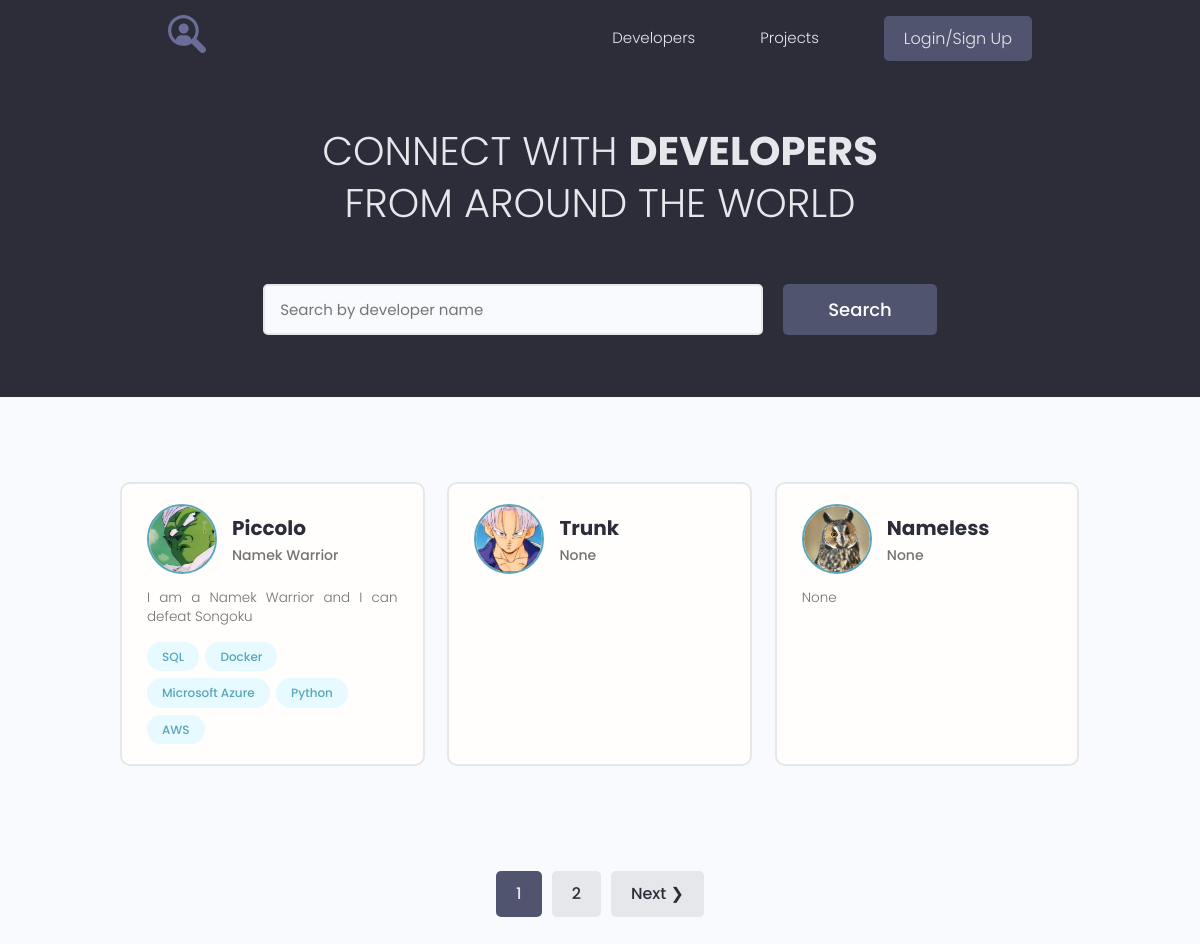
The app's page /, older data.
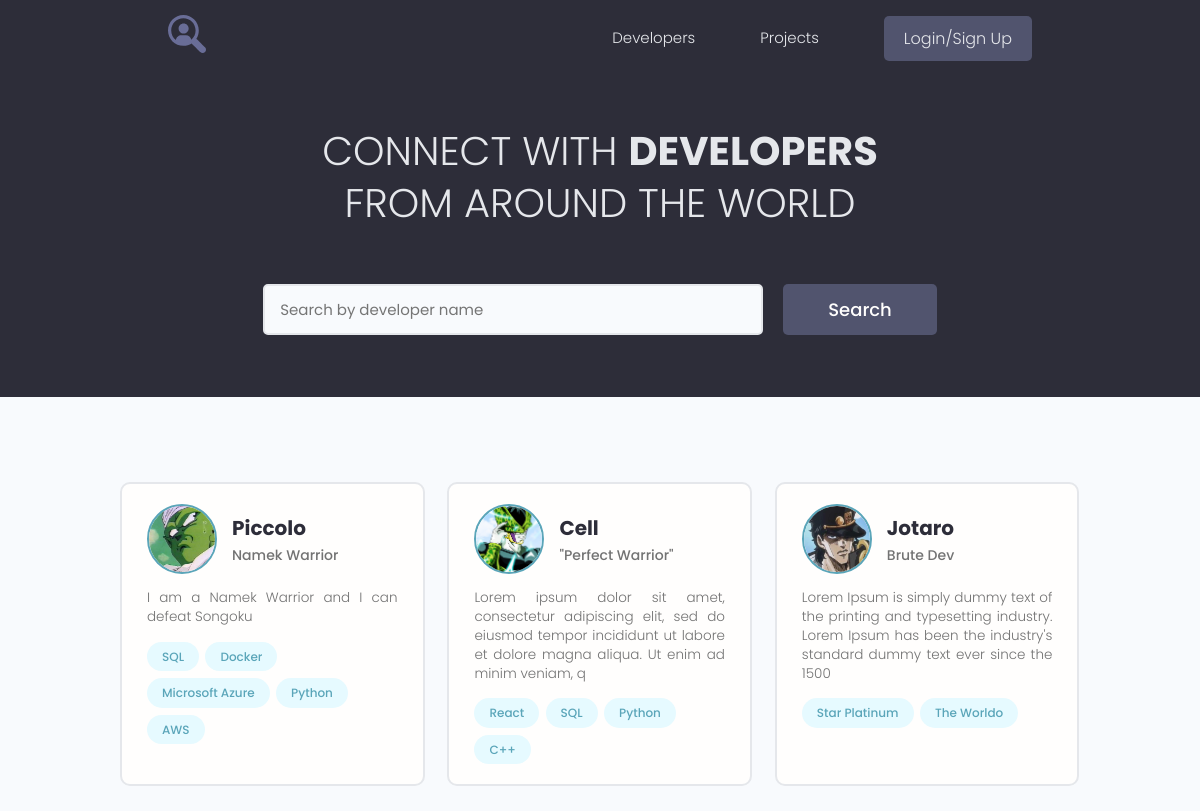
The same page, newer data.
### users/models.py (models this page shows, shortened)
class Profile(models.Model):
    user = models.OneToOneField(
        User, on_delete=models.CASCADE, null=True, blank=True)
    name = models.CharField(max_length=200, blank=True, null=True)
    email = models.EmailField(max_length=500, blank=True, null=True)
    username = models.CharField(max_length=200, blank=True, null=True)
    location = models.CharField(max_length=200, blank=True, null=True)
    short_intro = models.CharField(max_length=200, blank=True, null=True)
    bio = models.TextField(blank=True, null=True)
    profile_image = models.ImageField(
        null=True, blank=True, upload_to='profiles/', default='profiles/default-avatar.jpg')
    social_github = models.CharField(max_length=200, blank=True, null=True)
    social_stackoverflow = models.CharField(max_length=200, blank=True, null=True)
    social_twitter = models.CharField(max_length=200, blank=True, null=True)
    social_linkedin = models.CharField(max_length=200, blank=True, null=True)
    social_youtube = models.CharField(max_length=200, blank=True, null=True)
    social_website = models.CharField(max_length=200, blank=True, null=True)
    created = models.DateTimeField(auto_now_add=True)
    id = models.UUIDField(default=uuid.uuid4, unique=True,
                          primary_key=True, editable=False)

class Skill(models.Model):
    owner = models.ForeignKey(
        Profile, on_delete=models.CASCADE, null=True, blank=True)
    name = models.CharField(max_length=200, blank=True, null=True)
    description = models.TextField(blank=True, null=True)
    created = models.DateTimeField(auto_now_add=True)
    id = models.UUIDField(default=uuid.uuid4, unique=True,
                          primary_key=True, editable=False)
    def __str__(self):
        return str(self.name)

### users/views.py (the view)
# urls.py: path('', views.profiles, name="profiles"),
def profiles(request):
    profiles, search_query = searchProjects(request)
    custom_range, profiles = paginateProfiles(request, profiles, 3)
    context = {'profiles': profiles,
               'search_query': search_query,
               'custom_range': custom_range}
    return render(request, 'users/profiles.html', context)

### users/utils.py (called while the page is built)
def paginateProfiles(request, profile_objects, results):
    page = request.GET.get('page')
    paginator = Paginator(profile_objects, results)
    try:
        profiles = paginator.page(page)
    except PageNotAnInteger:
        page = 1
        profiles = paginator.page(page)
    except EmptyPage:
        page = paginator.num_pages
        profiles = paginator.page(page)
    leftIndex = (int(page) - 1)
    if leftIndex < 1:
        leftIndex = 1
    rightIndex = (int(page) + 2)
    if rightIndex > paginator.num_pages:
        rightIndex = paginator.num_pages + 1
    custom_range = range(leftIndex, rightIndex)
    return custom_range, profiles

def searchProjects(request):
    search_query = ''
    if request.GET.get('search_query'):
        search_query = request.GET.get('search_query')
        print('SEARCH:', search_query)
    skills = Skill.objects.filter(name__icontains=search_query)
    profiles_obj = Profile.objects.distinct().filter(
        Q(name__icontains=search_query) |
        Q(short_intro__icontains=search_query) |
        Q(skill__in=skills)
    )
    return profiles_obj, search_query

### users/templates/users/profiles.html (shortened to what this page needs)
<!DOCTYPE html>
{% extends 'main.html' %}
{% load static %}
{% block content %}
  <main class="home">
    <section class="hero-section text-center">
      <div class="container container--narrow">
        <div class="hero-section__box">
          <h2>CONNECT WITH <span>DEVELOPERS</span></h2>
          <h2>FROM AROUND THE WORLD</h2>
        </div>
        <div class="hero-section__search">
          <form id="searchForm" class="form" action="{% url 'profiles' %}" method="get">
            <div class="form__field">
              <input class="input input--text" id="formInput#search" type="text" name="search_query"
                value="{{search_query}}" placeholder="Search by developer name" />
            </div>
            <input class="btn btn--sub btn--lg" type="submit" value="Search" />
          </form>
        </div>
      </div>
    </section>
    <section class="devlist">
      <div class="container">
        <div class="grid grid--three">
        {% for profile in profiles %}
          <div class="column card">
            <div class="dev">
              <a href="{% url 'user-profile' profile.id %}" class="card__body">
                <div class="dev__profile">
                  <img class="avatar avatar--md" src="{{ profile.profile_image.url }}" alt="image" />
                  <div class="dev__meta">
                    <h3>{{ profile.name }}</h3>
                    <h5>{{ profile.short_intro|slice:"60" }}</h5>
                  </div>
                </div>
                <p class="dev__info">
                  {{ profile.bio|slice:"150" }}
                </p>
                <div class="dev__skills">
                  {% for skill in profile.skill_set.all|slice:"5" %}
                  <span class="tag tag--pill tag--main">
                    <small>{{ skill }}</small>
                  </span>
                  {% endfor %}
                </div>
              </a>
            </div>
          </div>
        {% endfor %}
        </div>
      </div>
    </section>
  </main>
  {% include 'pagination.html' with queryset=profiles custom_range=custom_range %}
{% endblock content %}

Row changes from the older to the newer data that the page shows:
removed Profile: profile_image (picture), name "Trunk", short_intro "None"
removed Profile: profile_image (placeholder picture), name "Nameless", short_intro "None", bio "None"
now on this page (row unchanged): Profile: profile_image (picture), name "Cell", short_intro "\"Perfect Warrior\"", bio "Lorem ipsum dolor sit amet, consectetur adipiscing elit, sed do eiusmod tempor incididunt ut labore et dolore magna aliqua. Ut enim ad minim veniam, q"
now on this page (row unchanged): Skill: name "React", shown under "Cell"
now on this page (row unchanged): Skill: name "SQL", shown under "Cell"
now on this page (row unchanged): Skill: name "Python", shown under "Cell"
now on this page (row unchanged): Skill: name "C++", shown under "Cell"
added Profile: profile_image (picture), name "Jotaro", short_intro "Brute Dev", bio "Lorem Ipsum is simply dummy text of the printing and typesetting industry. Lorem Ipsum has been the industry's standard dummy text ever since the 1500"
added Skill: name "Star Platinum", shown under "Jotaro"
added Skill: name "The Worldo", shown under "Jotaro"
Text that changed along with them:
list line gone: "1"
list line gone: "2"
text no longer shown: "Next ❯"
